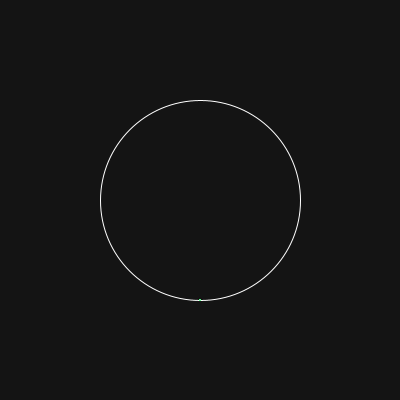
Frame 1 (no input)
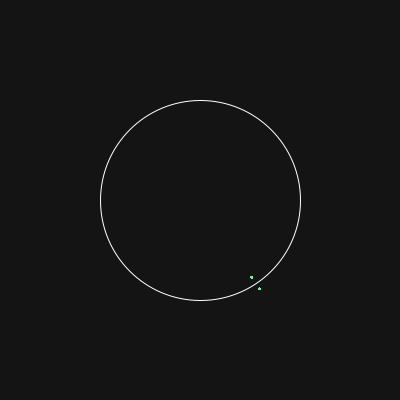
Frame 60 (the mouse pressed at the canvas centre just before this capture)
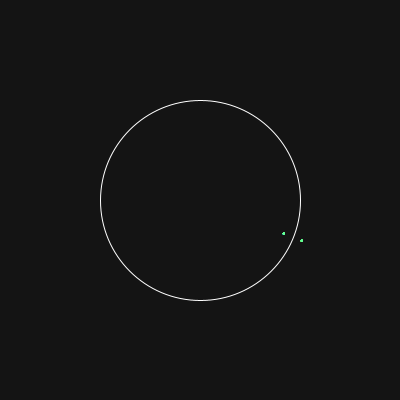
Frame 120 (the mouse held since frame 60 and released just before this capture)

The Processing sketch that drew these frames (run headless with seeded random() and noise(); from frame 60 on, the mouse is pressed at the canvas centre):

// Processing sketch: Weird_Circle
// ── Weird_Circle.pde
int n, magnitude, rotation, numOfWaves, r;

float t = 0;
void setup() { 
  size(400, 400);

  n = 500;   //number of ellipse per circle
  magnitude = 10;    //magnitude of waves
  rotation = 2;    //f of rotation
  numOfWaves = 10;    //f of waves
  r = 200;
}

void draw() {
  background(20);
  translate(width/2, height/2);
  stroke(255);
  noFill();
  circle(0, 0, r);

  noStroke();
  fill(100, 255, 150);
  paintCircle(t, 0);
  paintCircle(t, PI);
  t+=0.01;
}

void paintCircle(float t, float shift) {
  for (int i = 0; i < n; i++) {
    float point = (i/n) * TWO_PI;
    float x = sin(point + t) * (r/2+sin((t*rotation + point)*numOfWaves + shift) * magnitude * (1-sin(point)));   
    float y = cos(point + t) * (r/2+sin((t*rotation + point)*numOfWaves + shift) * magnitude * (1-sin(point)));
    circle(x,y,2);
  }
}
